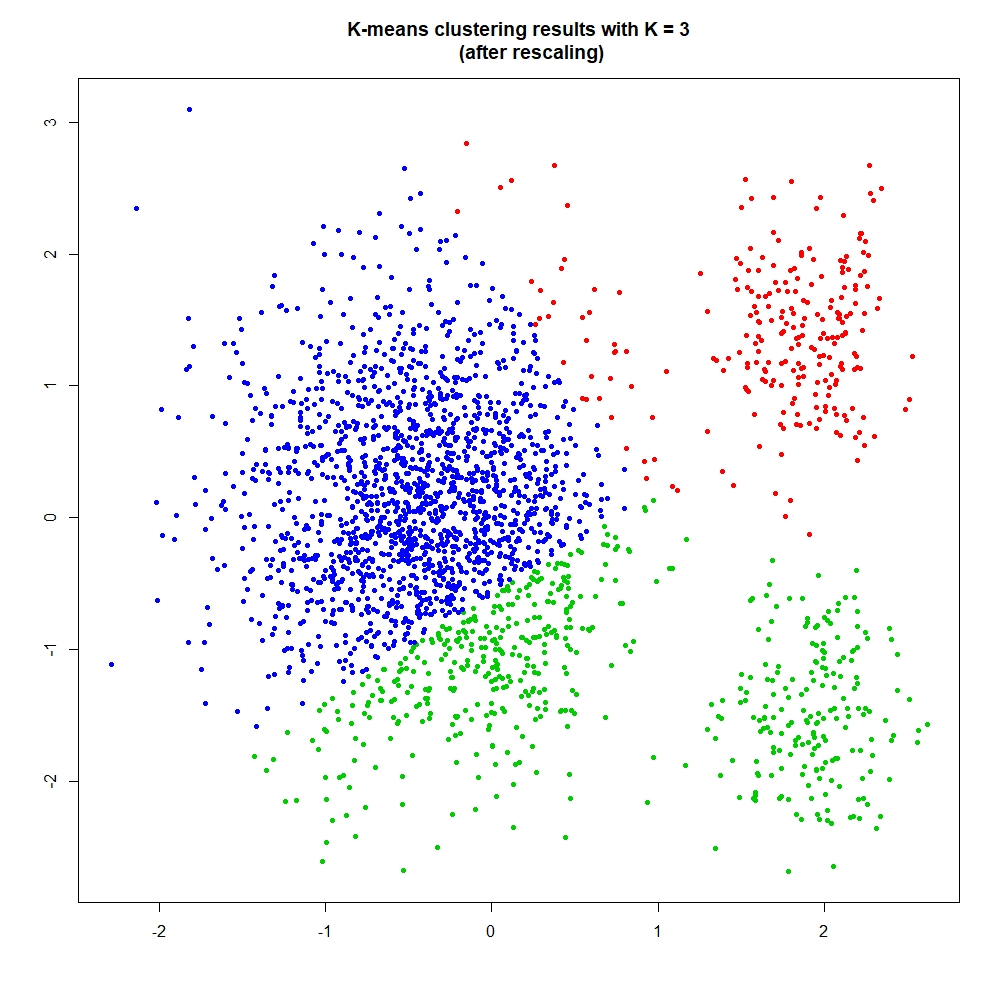

Write the R code that produced this figure.
a3 = read.csv('A3data2.csv')

x1 = a3$x1
x2 = a3$x2
x = data.frame(x1, x2)
y = a3$Cluster

x = scale(x, center = TRUE, scale = TRUE)

# K Mean Clustering

km.out = kmeans(x, 3, nstart = 20)
km.out$cluster
plot(x, col = (km.out$cluster + 1),
     main = 'K-means clustering results with K = 3
     (after rescaling)',
     xlab = '',
     ylab = '',
     pch = 20, cex = 1)

# Hierarchical Clustering

dist(x, 'euclidean', diag = TRUE, upper = TRUE)

hc.complete = hclust(dist(x, 'euclidean',
                          diag = TRUE, upper = TRUE),
                     method = 'complete')
hc.single = hclust(dist(x, 'euclidean',
                        diag = TRUE, upper = TRUE),
                   method= 'single')

plot(hc.complete, main = 'Hierarchical clustering
     with Euclidean distance and complete linkage
     (after rescaling)',
     xlab = '', sub = '', cex = 0.9)
plot(hc.single, main = 'Hierarchical clustering
     with Euclidean distance and single linkage
     (after rescaling)',
     xlab = '', sub = '', cex = 0.9)

cutree(hc.complete, 3)
plot(x, col = cutree(hc.complete, 3), pch = 20,
     main = 'Hierarchical clustering
     with Euclidean distance and complete linkage
     (after rescaling)')
cutree(hc.single, 3)
plot(x, col = cutree(hc.single, 3), pch = 20,
     main = 'Hierarchical clustering
     with Euclidean distance and single linkage
     (after rescaling)')

table(km.out$cluster, y)
(0 + 1598 + 2) / nrow(x)

table(cutree(hc.complete, 3), y)
(200 + 1464 + 197) / nrow(x)

table(cutree(hc.single, 3), y)
(200 + 1 + 0) / nrow(x)
